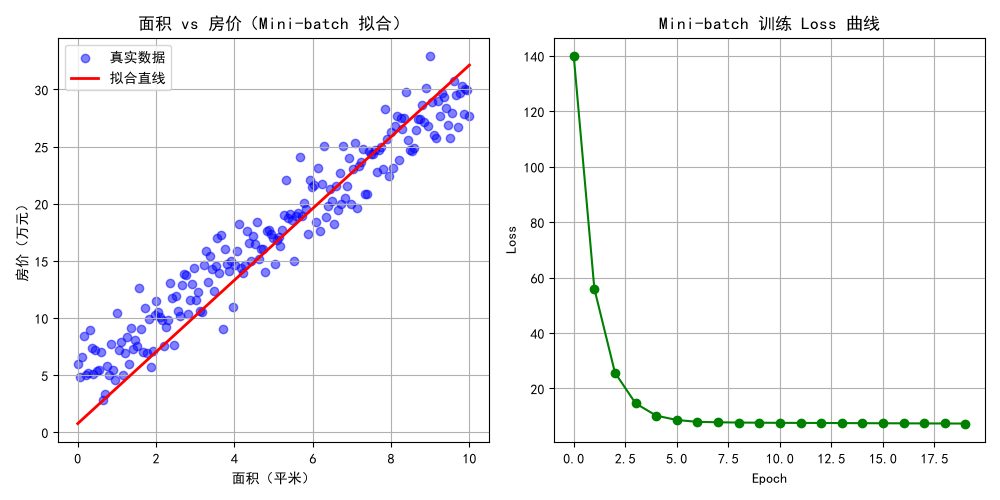

This figure's Python source:
import numpy as np
import matplotlib.pyplot as plt

plt.rcParams["font.sans-serif"] = ["SimHei"]
plt.rcParams["axes.unicode_minus"] = False

np.random.seed(42)
X = np.linspace(0, 10, 200)
Y = 2.5 * X + 5 + np.random.randn(200) * 2

w = 0.0
b = 0.0
learning_rate = 0.001
epochs = 20
batch_size = 32
loss_history = []
n = len(X)

for epoch in range(epochs):
    indices = np.random.permutation(n)
    X_shuffled = X[indices]
    Y_shuffled = Y[indices]

    for i in range(0, n, batch_size):
        X_batch = X_shuffled[i:i + batch_size]
        Y_batch = Y_shuffled[i:i + batch_size]
        y_pred = w * X_batch + b
        dw = np.mean(2 * (y_pred - Y_batch) * X_batch)
        db = np.mean(2 * (y_pred - Y_batch))
        w = w - learning_rate * dw
        b = b - learning_rate * db

    y_pred_all = w * X + b
    loss = np.mean((y_pred_all - Y) ** 2)
    loss_history.append(loss)
    print(f"Epoch {epoch+1:2d} | Loss: {loss:.4f} | w: {w:.4f} | b: {b:.4f}")

print(f"\n训练完成！最终 w = {w:.4f}, b = {b:.4f}")
print(f"真实关系：y = 2.5 * x + 5")

# 6. 画图
plt.figure(figsize=(10, 5))

plt.subplot(1, 2, 1)
plt.scatter(X, Y, color="blue", alpha=0.5, label="真实数据")
plt.plot(X, w * X + b, color="red", linewidth=2, label="拟合直线")
plt.title("面积 vs 房价（Mini-batch 拟合）")
plt.xlabel("面积（平米）")
plt.ylabel("房价（万元）")
plt.legend()
plt.grid(True)

plt.subplot(1, 2, 2)
plt.plot(loss_history, color="green", marker="o")
plt.title("Mini-batch 训练 Loss 曲线")
plt.xlabel("Epoch")
plt.ylabel("Loss")
plt.grid(True)

plt.tight_layout()
plt.savefig("day9_mini_batch_gd.png")
plt.show()
